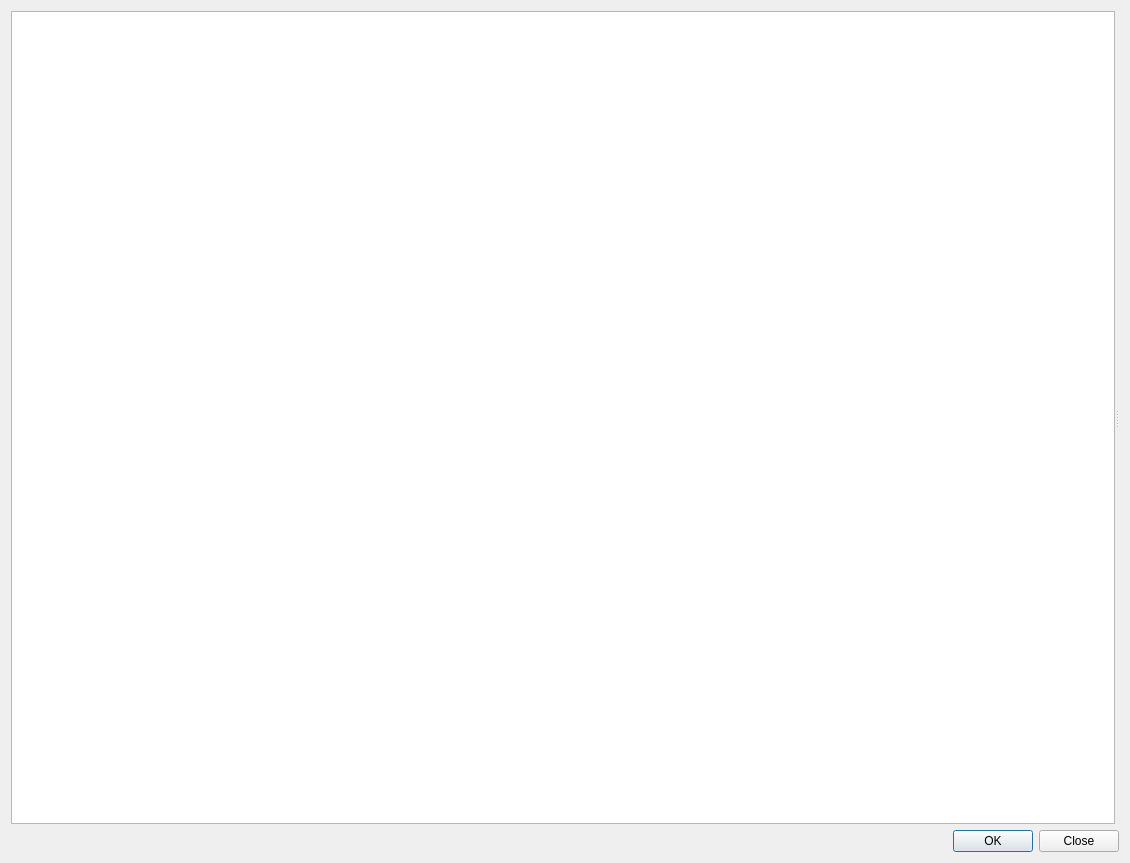
<?xml version="1.0" encoding="UTF-8"?>
<ui version="4.0">
 <class>Dialog</class>
 <widget class="QDialog" name="Dialog">
  <property name="windowModality">
   <enum>Qt::ApplicationModal</enum>
  </property>
  <property name="geometry">
   <rect>
    <x>0</x>
    <y>0</y>
    <width>1130</width>
    <height>863</height>
   </rect>
  </property>
  <property name="windowTitle">
   <string>Spectra databases</string>
  </property>
  <property name="modal">
   <bool>true</bool>
  </property>
  <layout class="QVBoxLayout" name="verticalLayout">
   <item>
    <widget class="QSplitter" name="splitter">
     <property name="orientation">
      <enum>Qt::Horizontal</enum>
     </property>
     <widget class="QTreeView" name="tvSpectra">
      <property name="alternatingRowColors">
       <bool>true</bool>
      </property>
      <property name="selectionMode">
       <enum>QAbstractItemView::SingleSelection</enum>
      </property>
      <property name="selectionBehavior">
       <enum>QAbstractItemView::SelectRows</enum>
      </property>
     </widget>
     <widget class="SpectrumDetailsWidget" name="widgetSpectrumDetails" native="true">
      <property name="sizePolicy">
       <sizepolicy hsizetype="Expanding" vsizetype="Expanding">
        <horstretch>0</horstretch>
        <verstretch>0</verstretch>
       </sizepolicy>
      </property>
      <layout class="QVBoxLayout" name="verticalLayout_2">
       <property name="spacing">
        <number>0</number>
       </property>
       <property name="leftMargin">
        <number>0</number>
       </property>
       <property name="topMargin">
        <number>0</number>
       </property>
       <property name="rightMargin">
        <number>0</number>
       </property>
       <property name="bottomMargin">
        <number>0</number>
       </property>
      </layout>
     </widget>
    </widget>
   </item>
   <item>
    <widget class="QDialogButtonBox" name="buttonBox">
     <property name="orientation">
      <enum>Qt::Horizontal</enum>
     </property>
     <property name="standardButtons">
      <set>QDialogButtonBox::Close|QDialogButtonBox::Ok</set>
     </property>
    </widget>
   </item>
  </layout>
 </widget>
 <customwidgets>
  <customwidget>
   <class>SpectrumDetailsWidget</class>
   <extends>QWidget</extends>
   <header>metgem/ui/widgets.h</header>
   <container>1</container>
  </customwidget>
 </customwidgets>
 <tabstops>
  <tabstop>tvSpectra</tabstop>
 </tabstops>
 <resources>
  <include location="ui.qrc"/>
 </resources>
 <connections>
  <connection>
   <sender>buttonBox</sender>
   <signal>accepted()</signal>
   <receiver>Dialog</receiver>
   <slot>accept()</slot>
   <hints>
    <hint type="sourcelabel">
     <x>248</x>
     <y>254</y>
    </hint>
    <hint type="destinationlabel">
     <x>157</x>
     <y>274</y>
    </hint>
   </hints>
  </connection>
  <connection>
   <sender>buttonBox</sender>
   <signal>rejected()</signal>
   <receiver>Dialog</receiver>
   <slot>reject()</slot>
   <hints>
    <hint type="sourcelabel">
     <x>316</x>
     <y>260</y>
    </hint>
    <hint type="destinationlabel">
     <x>286</x>
     <y>274</y>
    </hint>
   </hints>
  </connection>
 </connections>
</ui>
